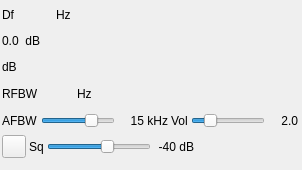
<?xml version="1.0" encoding="UTF-8"?>
<ui version="4.0">
 <class>ToneDemodGUI</class>
 <widget class="RollupContents" name="ToneDemodGUI">
  <property name="geometry">
   <rect>
    <x>0</x>
    <y>0</y>
    <width>302</width>
    <height>170</height>
   </rect>
  </property>
  <property name="sizePolicy">
   <sizepolicy hsizetype="Expanding" vsizetype="Fixed">
    <horstretch>0</horstretch>
    <verstretch>0</verstretch>
   </sizepolicy>
  </property>
  <property name="minimumSize">
   <size>
    <width>302</width>
    <height>170</height>
   </size>
  </property>
  <property name="maximumSize">
   <size>
    <width>560</width>
    <height>170</height>
   </size>
  </property>
  <property name="font">
   <font>
    <family>Liberation Sans</family>
    <pointsize>9</pointsize>
   </font>
  </property>
  <property name="windowTitle">
   <string>Tone Demodulator</string>
  </property>
  <widget class="QWidget" name="settingsContainer" native="true">
   <property name="geometry">
    <rect>
     <x>0</x>
     <y>0</y>
     <width>300</width>
     <height>161</height>
    </rect>
   </property>
   <property name="minimumSize">
    <size>
     <width>300</width>
     <height>0</height>
    </size>
   </property>
   <property name="windowTitle">
    <string>Settings</string>
   </property>
   <layout class="QVBoxLayout" name="verticalLayout">
    <property name="spacing">
     <number>3</number>
    </property>
    <property name="leftMargin">
     <number>2</number>
    </property>
    <property name="topMargin">
     <number>2</number>
    </property>
    <property name="rightMargin">
     <number>2</number>
    </property>
    <property name="bottomMargin">
     <number>2</number>
    </property>
    <item>
     <layout class="QHBoxLayout" name="deltaFreqPowLayout">
      <property name="topMargin">
       <number>2</number>
      </property>
      <item>
       <layout class="QHBoxLayout" name="deltaFreqiencyLayout">
        <item>
         <widget class="QLabel" name="deltaFrequencyLabel">
          <property name="minimumSize">
           <size>
            <width>16</width>
            <height>0</height>
           </size>
          </property>
          <property name="text">
           <string>Df</string>
          </property>
         </widget>
        </item>
        <item>
         <widget class="ValueDialZ" name="deltaFrequency" native="true">
          <property name="sizePolicy">
           <sizepolicy hsizetype="Maximum" vsizetype="Maximum">
            <horstretch>0</horstretch>
            <verstretch>0</verstretch>
           </sizepolicy>
          </property>
          <property name="minimumSize">
           <size>
            <width>32</width>
            <height>16</height>
           </size>
          </property>
          <property name="font">
           <font>
            <family>Liberation Mono</family>
            <pointsize>12</pointsize>
           </font>
          </property>
          <property name="cursor">
           <cursorShape>PointingHandCursor</cursorShape>
          </property>
          <property name="focusPolicy">
           <enum>Qt::StrongFocus</enum>
          </property>
          <property name="toolTip">
           <string>Demod shift frequency from center in Hz</string>
          </property>
         </widget>
        </item>
        <item>
         <widget class="QLabel" name="deltaUnits">
          <property name="text">
           <string>Hz </string>
          </property>
         </widget>
        </item>
       </layout>
      </item>
      <item>
       <spacer name="horizontalSpacer">
        <property name="orientation">
         <enum>Qt::Horizontal</enum>
        </property>
        <property name="sizeHint" stdset="0">
         <size>
          <width>40</width>
          <height>20</height>
         </size>
        </property>
       </spacer>
      </item>
     </layout>
    </item>
    <item>
     <layout class="QHBoxLayout" name="channelPowerLayout">
      <item>
       <widget class="QLabel" name="channelPower">
        <property name="toolTip">
         <string>Channel power</string>
        </property>
        <property name="layoutDirection">
         <enum>Qt::RightToLeft</enum>
        </property>
        <property name="text">
         <string>0.0</string>
        </property>
       </widget>
      </item>
      <item>
       <widget class="QLabel" name="channelPowerUnits">
        <property name="text">
         <string> dB</string>
        </property>
       </widget>
      </item>
      <item>
       <spacer name="horizontalSpacer_3">
        <property name="orientation">
         <enum>Qt::Horizontal</enum>
        </property>
        <property name="sizeHint" stdset="0">
         <size>
          <width>40</width>
          <height>20</height>
         </size>
        </property>
       </spacer>
      </item>
     </layout>
    </item>
    <item>
     <layout class="QHBoxLayout" name="levelMeterLAyout">
      <item>
       <widget class="QLabel" name="channelPowerMeter_2">
        <property name="text">
         <string>dB</string>
        </property>
       </widget>
      </item>
      <item>
       <widget class="LevelMeterSignalDB" name="channelPowerMeter" native="true">
        <property name="sizePolicy">
         <sizepolicy hsizetype="MinimumExpanding" vsizetype="Preferred">
          <horstretch>0</horstretch>
          <verstretch>0</verstretch>
         </sizepolicy>
        </property>
        <property name="minimumSize">
         <size>
          <width>0</width>
          <height>24</height>
         </size>
        </property>
        <property name="font">
         <font>
          <family>Liberation Mono</family>
          <pointsize>8</pointsize>
         </font>
        </property>
        <property name="toolTip">
         <string>Level meter (dB) top trace: average, bottom trace: instantaneous peak, tip: peak hold</string>
        </property>
       </widget>
      </item>
     </layout>
    </item>
    <item>
     <layout class="QHBoxLayout" name="afBandwidthLayout">
      <item>
       <widget class="QLabel" name="rfBWLabel">
        <property name="text">
         <string>RFBW</string>
        </property>
       </widget>
      </item>
      <item>
       <widget class="ValueDial" name="rfBW" native="true">
        <property name="sizePolicy">
         <sizepolicy hsizetype="Maximum" vsizetype="Maximum">
          <horstretch>0</horstretch>
          <verstretch>0</verstretch>
         </sizepolicy>
        </property>
        <property name="minimumSize">
         <size>
          <width>32</width>
          <height>16</height>
         </size>
        </property>
        <property name="font">
         <font>
          <family>Liberation Mono</family>
          <pointsize>12</pointsize>
          <weight>50</weight>
          <bold>false</bold>
         </font>
        </property>
        <property name="toolTip">
         <string>RF Bandwidth (Hz)</string>
        </property>
       </widget>
      </item>
      <item>
       <widget class="QLabel" name="rfBWUnits">
        <property name="text">
         <string>Hz</string>
        </property>
       </widget>
      </item>
      <item>
       <spacer name="horizontalSpacer_2">
        <property name="orientation">
         <enum>Qt::Horizontal</enum>
        </property>
        <property name="sizeHint" stdset="0">
         <size>
          <width>40</width>
          <height>20</height>
         </size>
        </property>
       </spacer>
      </item>
     </layout>
    </item>
    <item>
     <layout class="QHBoxLayout" name="volumeLayout">
      <item>
       <widget class="QLabel" name="afBWLabel">
        <property name="text">
         <string>AFBW</string>
        </property>
       </widget>
      </item>
      <item>
       <widget class="QSlider" name="afBW">
        <property name="toolTip">
         <string>Audio bandwidth</string>
        </property>
        <property name="minimum">
         <number>1</number>
        </property>
        <property name="maximum">
         <number>20</number>
        </property>
        <property name="pageStep">
         <number>1</number>
        </property>
        <property name="value">
         <number>15</number>
        </property>
        <property name="orientation">
         <enum>Qt::Horizontal</enum>
        </property>
       </widget>
      </item>
      <item>
       <widget class="QLabel" name="afBWText">
        <property name="minimumSize">
         <size>
          <width>50</width>
          <height>0</height>
         </size>
        </property>
        <property name="text">
         <string>15 kHz</string>
        </property>
        <property name="alignment">
         <set>Qt::AlignRight|Qt::AlignTrailing|Qt::AlignVCenter</set>
        </property>
       </widget>
      </item>
      <item>
       <widget class="QLabel" name="volumeLabel">
        <property name="text">
         <string>Vol</string>
        </property>
       </widget>
      </item>
      <item>
       <widget class="QSlider" name="volume">
        <property name="toolTip">
         <string>Volume</string>
        </property>
        <property name="maximum">
         <number>100</number>
        </property>
        <property name="pageStep">
         <number>1</number>
        </property>
        <property name="value">
         <number>20</number>
        </property>
        <property name="orientation">
         <enum>Qt::Horizontal</enum>
        </property>
       </widget>
      </item>
      <item>
       <widget class="QLabel" name="volumeText">
        <property name="minimumSize">
         <size>
          <width>30</width>
          <height>0</height>
         </size>
        </property>
        <property name="maximumSize">
         <size>
          <width>30</width>
          <height>16777215</height>
         </size>
        </property>
        <property name="text">
         <string>2.0</string>
        </property>
        <property name="alignment">
         <set>Qt::AlignRight|Qt::AlignTrailing|Qt::AlignVCenter</set>
        </property>
       </widget>
      </item>
     </layout>
    </item>
    <item>
     <layout class="QHBoxLayout" name="squelchLayout">
      <item>
       <widget class="QToolButton" name="audioMute">
        <property name="toolTip">
         <string>Left: audio mute Right: select audio device</string>
        </property>
        <property name="text">
         <string/>
        </property>
        <property name="icon">
         <iconset resource="../../../sdrgui/resources/res.qrc">
          <normaloff>:/sound_on.png</normaloff>
          <normalon>:/sound_off.png</normalon>:/sound_on.png</iconset>
        </property>
        <property name="checkable">
         <bool>true</bool>
        </property>
       </widget>
      </item>
      <item>
       <widget class="QLabel" name="squelchLabel">
        <property name="text">
         <string>Sq</string>
        </property>
       </widget>
      </item>
      <item>
       <widget class="QSlider" name="squelch">
        <property name="toolTip">
         <string>Squelch</string>
        </property>
        <property name="minimum">
         <number>-100</number>
        </property>
        <property name="maximum">
         <number>0</number>
        </property>
        <property name="value">
         <number>-40</number>
        </property>
        <property name="orientation">
         <enum>Qt::Horizontal</enum>
        </property>
       </widget>
      </item>
      <item>
       <widget class="QLabel" name="squelchText">
        <property name="minimumSize">
         <size>
          <width>40</width>
          <height>0</height>
         </size>
        </property>
        <property name="maximumSize">
         <size>
          <width>40</width>
          <height>16777215</height>
         </size>
        </property>
        <property name="text">
         <string>-40 dB</string>
        </property>
        <property name="alignment">
         <set>Qt::AlignRight|Qt::AlignTrailing|Qt::AlignVCenter</set>
        </property>
       </widget>
      </item>
      <item>
       <spacer name="horizontalSpacer_4">
        <property name="orientation">
         <enum>Qt::Horizontal</enum>
        </property>
        <property name="sizeHint" stdset="0">
         <size>
          <width>40</width>
          <height>20</height>
         </size>
        </property>
       </spacer>
      </item>
     </layout>
    </item>
   </layout>
  </widget>
 </widget>
 <customwidgets>
  <customwidget>
   <class>ValueDial</class>
   <extends>QWidget</extends>
   <header>gui/valuedial.h</header>
   <container>1</container>
  </customwidget>
  <customwidget>
   <class>ValueDialZ</class>
   <extends>QWidget</extends>
   <header>gui/valuedialz.h</header>
   <container>1</container>
  </customwidget>
  <customwidget>
   <class>RollupContents</class>
   <extends>QWidget</extends>
   <header>gui/rollupcontents.h</header>
   <container>1</container>
  </customwidget>
  <customwidget>
   <class>LevelMeterSignalDB</class>
   <extends>QWidget</extends>
   <header>gui/levelmeter.h</header>
   <container>1</container>
  </customwidget>
 </customwidgets>
 <resources>
  <include location="../../../sdrgui/resources/res.qrc"/>
 </resources>
 <connections/>
</ui>
